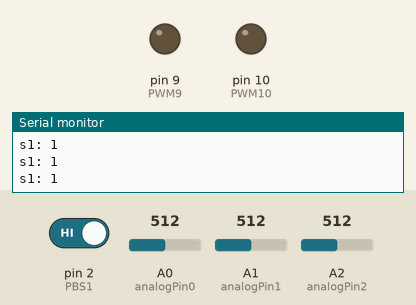
Simulated run of this sketch. Board: Arduino Uno, built with avr-gcc and run on an emulated ATmega328P. On the bench: output pins drawn as LEDs (lit = HIGH), the last lines printed to the serial monitor. The test bench sets the inputs (shaded band); at power-on: pin 2 (PBS1) HIGH, A1 (analogPin1) = 512, A0 (analogPin0) = 512, A2 (analogPin2) = 512.

Above: at 1.2 s.
1.3 s: pin 2 (PBS1) driven LOW
2.9 s: A1 (analogPin1) set to 104
5.9 s: A1 (analogPin1) set to 94
At 6.4 s:
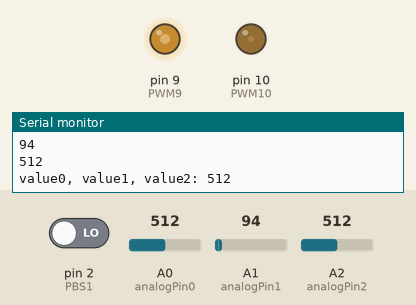
7.4 s: A0 (analogPin0) set to 90
At 8.6 s:
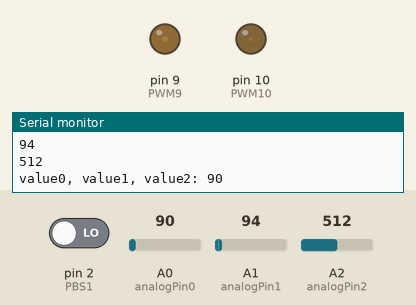
8.9 s: A0 (analogPin0) set to 716
At 10.0 s:
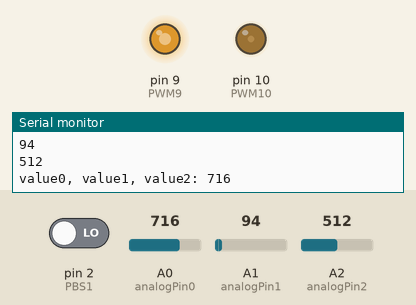
10.4 s: A2 (analogPin2) set to 110
13.4 s: A2 (analogPin2) set to 90
At 14.6 s:
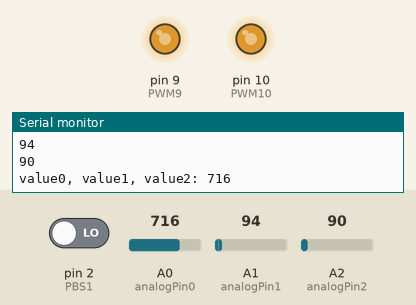
Timing chart, 0 to 15.9 s (numbered marks = the images above; inputs shaded):
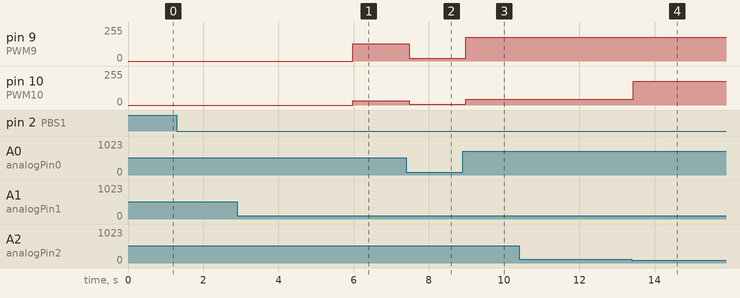

The sketch:

line_tracer.ino
```cpp
#define PBS1 2
#define PWM9 9
#define PWM10 10
#define analogPin0 0
#define analogPin1 1
#define analogPin2 2

int value0, value1, value2;

void setup()
{
  pinMode(PBS1,INPUT);
  pinMode(PWM9,OUTPUT);
  pinMode(PWM10,OUTPUT);

  Serial.begin(9600);
}

void loop()
{
  digitalWrite(PWM9, LOW);
  digitalWrite(PWM10,LOW);
  int s1 = digitalRead(PBS1);
  Serial.print("s1: ");
  Serial.println(s1);
  if (s1 == LOW)
  {
    while(1)
    {
      value0 = analogRead(analogPin0);
      value1 = analogRead(analogPin1);
      value2 = analogRead(analogPin2);
      Serial.print("value0, value1, value2: ");
      Serial.println(value0);
      Serial.println(value1);
      Serial.println(value2);
      if (value1 < 100 && value2 < 100)
      {
        analogWrite(PWM9, value0 / 4);
        analogWrite(PWM10, value0 / 4);
      }
      if (value1 > 200 && value2 < 100)
      {
        analogWrite(PWM9, value0 / 16);
        analogWrite(PWM10, value0 / 4);
      }
      if (value1 < 100 && value2 > 200)
      {
        analogWrite(PWM9, value0 / 4);
        analogWrite(PWM10, value0 / 16);
      }
    }
  }
}
```

Measured:
- the behaviour switches between 100 and 99 on A1 (analogPin1) (found by bisection; images 0 and 1)
- the behaviour switches between 100 and 99 on A2 (analogPin2) (found by bisection; images 3 and 4)
- after the input at 5.9 s, pin 9 (PWM9): 0/255 → 128/255 after 0.07 s; pin 10 (PWM10): 0/255 → 32/255 after 0.07 s
- after the input at 7.4 s, pin 9 (PWM9): 128/255 → 22/255 after 0.07 s; pin 10 (PWM10): 32/255 → 5/255 after 0.07 s
- after the input at 8.9 s, pin 9 (PWM9): 22/255 → 179/255 after 0.07 s; pin 10 (PWM10): 5/255 → 44/255 after 0.07 s
- after the input at 13.4 s, pin 10 (PWM10): 44/255 → 179/255 at once
